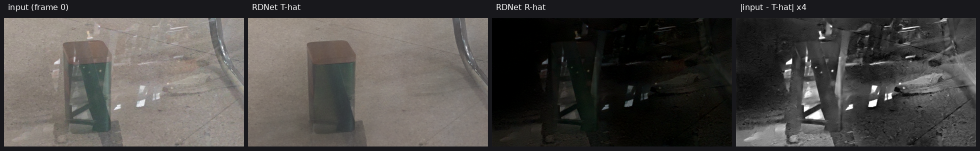
#> input picture RDNet_901_frame0_analyze.png, 1960 x 301 px, given as the content of the folder /home/zmy/mycode/datasets/SIR2/SIR/transmission_layer, which was not available (shown at 1/2 size)
$ python build_train_pairs.py
#> lines starting #> are read from the running program, lines starting #| are printed output that depends on the picture; pictures that were not available may be replaced by others from this repository, and a replacement may not be noted
### scripts/synth_tinted_degrade.py
#!/usr/bin/env python3
"""贴膜退化合成器（E1 pilot）：I = α_c(x)·T + R + n

T/R 取自 vehicle_ssd/datasets/augmented 三件套（label=干净透射层 T，reflection=反射层 R），
α_c(x) = ᾱ · (1 + s·f(x)) · cast_c，f(x) 为每场景共享的低频平滑空间场（贴膜不均匀/渐变），
R 不经衰减直接叠加（表面反射物理），n 可选高斯噪声。

用法示例：
  python3 scripts/synth_tinted_degrade.py \
      --src /home/zmy/vehicle_ssd/datasets/augmented \
      --out /home/zmy/vehicle_ssd/synth_pilot_0909 \
      --scenes 3 --alphas 1.0,0.6,0.3,0.15,0.1,0.05 --spatial 0.3 --noise 2
"""
import argparse, glob, hashlib, csv, os
import numpy as np
from PIL import Image, ImageDraw

COLORS = [(255, 200, 90), (120, 200, 120), (255, 120, 120), (120, 160, 255),
          (200, 120, 255), (255, 160, 120), (160, 255, 200), (255, 255, 160)]


def load(f):
    return np.asarray(Image.open(f).convert("RGB")).astype(np.float32) / 255.0


def save(im, p):
    Image.fromarray((np.clip(im, 0, 1) * 255).round().astype(np.uint8)).save(p, quality=92)


def smooth_field(h, w, rng, n_cells=22):
    gh, gw = max(2, h // n_cells), max(2, w // n_cells)
    g = rng.normal(0, 1, (gh, gw)).astype(np.float32)
    f = np.asarray(Image.fromarray(g).resize((w, h), Image.BILINEAR), dtype=np.float32)
    return (f - f.mean()) / (f.std() + 1e-6)


# [8 lines left out: function tint_field, not called in this run]


def coverage_mask(h, w, rng, frac=(0.78, 0.92), trans_px=(0.8, 1.8)):
    """黑膜覆盖掩膜: 方向随机的平滑边界曲线 + ~4-8px 10-90% 过渡(抗锯齿的突变膜边)。
    frac 为覆盖像素占比, 边界带 1-3 个低频正弦扰动。"""
    yy, xx = np.mgrid[0:h, 0:w].astype(np.float32)
    th = rng.uniform(0, 2 * np.pi)
    nx, ny = np.cos(th), np.sin(th)
    proj = nx * xx + ny * yy
    tang = -ny * xx + nx * yy
    amp = rng.uniform(0.05, 0.11) * min(h, w)
    pert = np.zeros((h, w), np.float32)
    for k in range(int(rng.integers(2, 4))):
        fr = rng.uniform(0.8, 2.0) * 2 * np.pi / max(h, w)
        pert += np.sin(fr * tang + rng.uniform(0, 2 * np.pi)) * amp / (k + 1)
    d = np.percentile(proj + pert, (1.0 - rng.uniform(*frac)) * 100.0)
    return 1.0 / (1.0 + np.exp(-(proj + pert - d) / rng.uniform(*trans_px)))


def arc_gradient(h, w, rng, n_cells=56):
    """玻璃弧度/光照缓变场: 径向弧状渐变为主 + 大尺度平滑场为辅, 单位方差(无斑块感)。"""
    yy, xx = np.mgrid[0:h, 0:w].astype(np.float32)
    cx = rng.uniform(-0.5, 1.5) * w
    cy = rng.uniform(-0.5, 1.5) * h
    r = np.sqrt(((xx - cx) / w) ** 2 + ((yy - cy) / h) ** 2)
    g1 = (r - r.mean()) / (r.std() + 1e-6)
    g2 = smooth_field(h, w, rng, n_cells=n_cells)
    f = 0.75 * g1 + 0.25 * g2
    return (f - f.mean()) / (f.std() + 1e-6)


def alpha_from(m, f, alpha_bar, s):
    """α(x) = 膜内 ᾱ(1+s·f) + 膜外 1.0(裸玻璃)。"""
    return np.clip(alpha_bar * (1.0 + s * f) * m + (1.0 - m), 0.01, 1.0)


def r_overlay_field(h, w, rng, s_r=0.30, n_cells=64, n_hot=(2, 5)):
    """R 非均匀叠加场: 大尺度渐变衰减(乘性 1+s_r·g) + 金属高光热点(高斯峰 0.3-0.9)。"""
    f = 1.0 + s_r * smooth_field(h, w, rng, n_cells=n_cells)
    yy, xx = np.mgrid[0:h, 0:w].astype(np.float32)
    for _ in range(int(rng.integers(*n_hot))):
        cx, cy = rng.uniform(0, w), rng.uniform(0, h)
        sig = rng.uniform(0.10, 0.28) * min(h, w)
        f = f + rng.uniform(0.3, 0.9) * np.exp(-((xx - cx) ** 2 + (yy - cy) ** 2) / (2 * sig * sig))
    return np.clip(f, 0.0, 2.2)


def compose_alpha(t, r, alpha, noise, seed, r_couple=0.0):
    """I = α(x)·T + α(x)^p·R + n。p=0: 反射不随膜衰减; p=1: 反射占比与 α 无关。"""
    rng = np.random.default_rng(seed)
    out = alpha[..., None] * t + (alpha[..., None] ** r_couple) * r
    if noise > 0:
        out += rng.normal(0, noise / 255.0, out.shape)
    return out


# [127 lines left out: functions group_ts, pick_mid_r, compose, main, make_montage, not called in this run]


# [2 lines that do not run on import are left out]

### scripts/build_train_pairs.py
#!/usr/bin/env python3
"""Pilot 训练对生成器: 与基准 v2.1 同分布的空间 α 合成 (I = α(x)·T + R + n)。

与基准 v2.1 一致的要素:
  - α 场: coverage_mask(突变膜边) + arc_gradient(弧度缓变), s=0.3, 膜外 α=1
  - R: data/pools/r_rrw_strong/pool (ρ 已烘焙, 不再归一化) × r_overlay_field 非均匀叠加, 色度压缩 k=0.45
  - 噪声 σ=1.5(0-255 域); 三档 ᾱ=1.0/0.6/0.3 均衡轮转(各 n/3)
  - 输出 I/T/R_eff uint8 + 真值 α(x) float16 npy; 饱和掩膜不落盘(I>=254 现算)

隔离: R 池排除 v2.1 测试集 11 个场景(含其 _alt); T 源 SIR2/nature/scenes 与测试
T(自 augmented 派生)已核验无近重复内容。

用法:
  python3 scripts/build_train_pairs.py --out data/train_sets/train_pairs_pilot --n 2400
  python3 scripts/build_train_pairs.py --out data/train_sets/train_pairs_pilot --preview 6   # 只出目检 sheet
"""
import argparse, glob, json, os
import numpy as np
from PIL import Image, ImageDraw

from synth_tinted_degrade import load, save, coverage_mask, arc_gradient, \
    alpha_from, r_overlay_field, compose_alpha

LEVELS = [1.0, 0.6, 0.3]
DEFAULT_T_SRC = [
    ("sir2", "/home/zmy/mycode/datasets/SIR2/SIR/transmission_layer"),
    ("nature", "/home/zmy/mycode/datasets/nature/natural_T"),
    ("scenes", "/home/zmy/vehicle_ssd/datasets/scenes"),
]
IMG_EXT = (".png", ".jpg", ".jpeg", ".bmp")


def glob_images(d):
    return sorted(f for f in glob.glob(os.path.join(d, "*"))
                  if os.path.splitext(f)[1].lower() in IMG_EXT)


def desat(r, k):
    if k >= 0.999:
        return r
    g = r.mean(axis=2, keepdims=True)
    return np.clip(g + k * (r - g), 0.0, 1.0)


def crop_square(im, size, rng):
    h, w = im.shape[:2]
    if min(h, w) < size:
        sc = size / min(h, w)
        im = np.asarray(Image.fromarray((im * 255).round().astype(np.uint8)).resize(
            (max(size, int(round(w * sc))), max(size, int(round(h * sc)))), Image.LANCZOS),
            np.float32) / 255.0
        h, w = im.shape[:2]
    y0 = int(rng.integers(0, h - size + 1))
    x0 = int(rng.integers(0, w - size + 1))
    return im[y0:y0 + size, x0:x0 + size]


def test_scene_ids(meta_path):
    if not os.path.exists(meta_path):
        return set()
    with open(meta_path) as fp:
        meta = json.load(fp)
    return {os.path.basename(s["src_r"])[:-4] for s in meta["scenes"]}


def pool_files(pool_dir, exclude_ids):
    keep = []
    for f in sorted(glob.glob(os.path.join(pool_dir, "*.png"))):
        stem = os.path.basename(f)[:-4]
        sid = stem[:-4] if stem.endswith("_alt") else stem
        if sid in exclude_ids:
            continue
        keep.append(f)
    return keep


def synth_one(t_src, r_src, level, rng, size, s, noise, r_sat, cover_frac, noise_seed):
    t = crop_square(load(t_src), size, rng)
    r = crop_square(load(r_src), size, rng)
    m = coverage_mask(size, size, rng, frac=tuple(cover_frac))
    f_arc = arc_gradient(size, size, rng)
    a = alpha_from(m, f_arc, level, s)
    r_eff = desat(r * r_overlay_field(size, size, rng)[..., None], r_sat)
    i = compose_alpha(t, r_eff, a, noise, noise_seed)
    return t, r_eff, a, i


def make_sheet(rows, path, cw=224):
    pad, lab = 5, 22
    ncol = len(rows[0])
    W = pad + ncol * (cw + pad)
    H = pad + len(rows) * (cw + lab + pad)
    S = Image.new("RGB", (W, H), (24, 24, 28))
    d = ImageDraw.Draw(S)
    for ri, row in enumerate(rows):
        y0 = pad + ri * (cw + lab + pad)
        for ci, (im, name) in enumerate(row):
            x0 = pad + ci * (cw + pad)
            im8 = (np.clip(im, 0, 1) * 255).round().astype(np.uint8)
            S.paste(Image.fromarray(im8), (x0, y0))
            d.text((x0 + 4, y0 + cw + 4), name, fill=(230, 230, 230))
    S.save(path)
    print("sheet ->", path)


def main():
    ap = argparse.ArgumentParser()
    ap.add_argument("--out", default="/DataDisk/zmy_code/TintedGlass_Enhance/data/train_sets/train_pairs_pilot")
    ap.add_argument("--n", type=int, default=2400, help="样本数(按 1:1:1 轮转三档)")
    ap.add_argument("--size", type=int, default=224)
    ap.add_argument("--seed", type=int, default=20260913)
    ap.add_argument("--spatial", type=float, default=0.3)
    ap.add_argument("--noise", type=float, default=1.5)
    ap.add_argument("--r-sat", type=float, default=0.45)
    ap.add_argument("--cover-frac", type=float, nargs=2, default=[0.78, 0.92])
    ap.add_argument("--r-pool", default="/DataDisk/zmy_code/TintedGlass_Enhance/data/pools/r_rrw_strong/pool")
    ap.add_argument("--test-meta", default="/DataDisk/zmy_code/TintedGlass_Enhance/data/test_sets/synth_rrw_v21_0913/meta.json")
    ap.add_argument("--t-weights", default="0.35,0.25,0.40", help="对应 sir2,nature,scenes 抽样权重")
    ap.add_argument("--preview", type=int, default=0, help="只出目检 sheet(行=样本)后退出")
    args = ap.parse_args()

    t_weights = np.array([float(x) for x in args.t_weights.split(",")])
    t_weights = t_weights / t_weights.sum()
    t_files = {name: glob_images(d) for name, d in DEFAULT_T_SRC}
    for name, fs in t_files.items():
        print(f"T[{name}]: {len(fs)}")
        assert fs, f"T 源为空: {name}"
    r_files = pool_files(args.r_pool, test_scene_ids(args.test_meta))
    print(f"R pool: {len(r_files)} (已排除测试场景)")

    def sample_sources(idx, rng):
        ti = int(rng.choice(len(DEFAULT_T_SRC), p=t_weights))
        t_name = DEFAULT_T_SRC[ti][0]
        t_f = t_files[t_name][int(rng.integers(0, len(t_files[t_name])))]
        r_f = r_files[int(rng.integers(0, len(r_files)))]
        return t_name, t_f, r_f

    if args.preview:
        rng0 = np.random.default_rng(args.seed)
        for sub in ["I", "T", "R", "alpha"]:
            os.makedirs(os.path.join(args.out, sub), exist_ok=True)
        rows = []
        for i in range(args.preview):
            rng = np.random.default_rng(args.seed * 1000003 + i)
            lv = LEVELS[i % len(LEVELS)]
            t_name, t_f, r_f = sample_sources(i, rng)
            t, r, a, im = synth_one(t_f, r_f, lv, rng, args.size, args.spatial,
                                    args.noise, args.r_sat, args.cover_frac, args.seed + 999 + i)
            tag = f"{os.path.basename(t_f)[:16]} | {os.path.basename(r_f)[:16]}"
            a_img = (np.repeat(np.clip(a, 0, 1)[..., None], 3, 2) * 255).round().astype(np.uint8)
            a_img = a_img.astype(np.float32) / 255.0
            rows.append([(t, f"T {tag}"), (im, f"I a={lv:g}"),
                         (r, "R_eff"), (a_img, "alpha GT")])
        make_sheet(rows, os.path.join(os.path.dirname(args.out.rstrip("/")),
                                      os.path.basename(args.out.rstrip("/")) + "_preview.png"))
        return

    for sub in ["I", "T", "R", "alpha"]:
        os.makedirs(os.path.join(args.out, sub), exist_ok=True)
    recs = []
    for i in range(args.n):
        rng = np.random.default_rng(args.seed * 1000003 + i)
        lv = LEVELS[i % len(LEVELS)]
        t_name, t_f, r_f = sample_sources(i, rng)
        t, r, a, im = synth_one(t_f, r_f, lv, rng, args.size, args.spatial,
                                args.noise, args.r_sat, args.cover_frac, args.seed + 999 + i)
#> in crop_square, `h, w = im.shape[:2]`: h = 301; w = 1960
#> in crop_square, `y0 = int(rng.integers(0, h - size + 1))`: y0 = 58
#> in crop_square, `x0 = int(rng.integers(0, w - size + 1))`: x0 = 351
#> in crop_square, `return im[y0:y0 + size, x0:x0 + size]`:
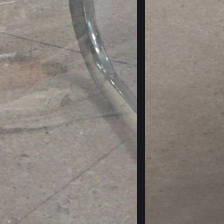
#> returned value: shape (224, 224, 3) float32; mean of channels 0, 1, 2 0.535, 0.508, 0.484; drawn as R, G, B
#> call 2 of crop_square, with size = 224
#> in crop_square (call 2), `y0 = int(rng.integers(0, h - size + 1))`: y0 = 2
#> in crop_square (call 2), `x0 = int(rng.integers(0, w - size + 1))`: x0 = 239
#> in crop_square (call 2), `return im[y0:y0 + size, x0:x0 + size]`:
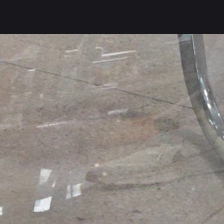
#> returned value: shape (224, 224, 3) float32; mean of channels 0, 1, 2 0.508, 0.485, 0.468; drawn as R, G, B
#> in desat, `g = r.mean(axis=2, keepdims=True)`:
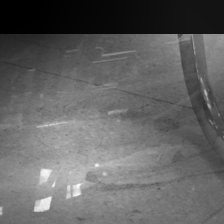
#> g: shape (224, 224, 1) float32; min 0.0376, max 1.68, mean 0.681; drawn with min black and max white
#> in desat, `return np.clip(g + k * (r - g), 0.0, 1.0)`:
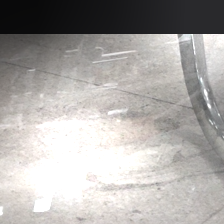
#> returned value: shape (224, 224, 3) float32; mean of channels 0, 1, 2 0.678, 0.666, 0.656; drawn as R, G, B
#> in compose_alpha, `out = alpha[..., None] * t + (alpha[..., None] ** r_couple) * r`:
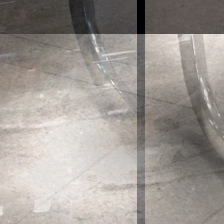
#> out: shape (224, 224, 3) float32; mean of channels 0, 1, 2 1.16, 1.13, 1.1; drawn with min black and max white
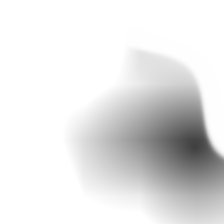
#> a: shape (224, 224) float32; min 0.251, max 1, mean 0.896
        sid = f"{i:06d}"
        save(im, os.path.join(args.out, "I", sid + ".png"))
#> in save, `Image.fromarray((np.clip(im, 0, 1) * 255).round().astype(np.uint8)).sa..`:
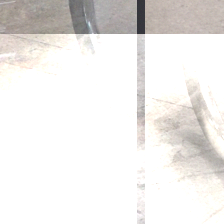
#> saved as 000000.png: PIL image 224x224 RGB; mean R, G, B 237.4, 235.1, 233.1
        save(t, os.path.join(args.out, "T", sid + ".png"))
        save(r, os.path.join(args.out, "R", sid + ".png"))
        np.save(os.path.join(args.out, "alpha", sid + ".npy"), a.astype(np.float16))
        clip_frac = float((im > 1.0 - 1e-6).mean())
#> clip_frac = 0.664
        recs.append({"id": sid, "level": lv, "t_src": f"{t_name}:{os.path.basename(t_f)}",
                     "r_src": os.path.basename(r_f), "clip_frac": clip_frac,
                     "alpha_eff": float(a.mean()), "r_mean": float(r.mean())})
        if (i + 1) % 200 == 0:
            print(f"{i + 1}/{args.n}")

    meta = {"n": args.n, "size": args.size, "seed": args.seed, "levels": LEVELS,
            "spatial": args.spatial, "noise": args.noise, "r_sat": args.r_sat,
            "cover_frac": args.cover_frac, "r_pool": args.r_pool,
            "r_pool_n": len(r_files), "test_meta": args.test_meta,
            "t_weights": list(t_weights),
            "physics": "v2.1: I = alpha(x)*T + R_eff + n (p=0)",
            "samples": recs}
    with open(os.path.join(args.out, "meta.json"), "w") as fp:
        json.dump(meta, fp, indent=1, ensure_ascii=False)
    lv_arr = np.array([r["level"] for r in recs])
    cl = np.array([r["clip_frac"] for r in recs])
    print(f"done -> {args.out}  n={args.n}  levels={dict(zip(*np.unique(lv_arr, return_counts=True)))}")
    print(f"clip_frac: mean={cl.mean() * 100:.2f}% max={cl.max() * 100:.2f}%  "
          f"饱和像素(>=254)>0 的样本: {(cl > 0).mean() * 100:.1f}%")


if __name__ == "__main__":
#> (the run stopped early here; a loop or call above may not have finished)
